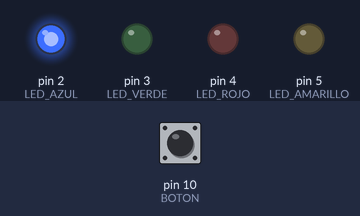
A sketch run on a simulated Arduino Uno, built with avr-gcc and run on an emulated ATmega328P. Parts: output pins drawn as LEDs (lit = HIGH). Inputs (shaded band) come from the test bench; at power-on: pin 10 (BOTON) HIGH.

Above: at 1.2 s.
1.3 s: pin 10 (BOTON) pulled LOW for 0.15 s
At 2.3 s:
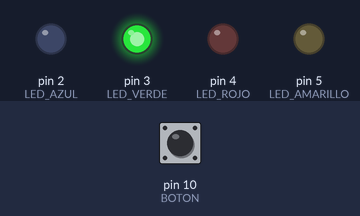
2.9 s: pin 10 (BOTON) pulled LOW for 1 s
At 3.5 s:
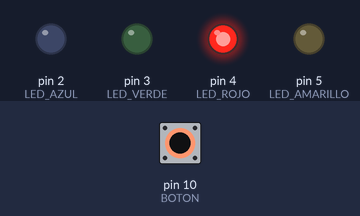
5.4 s: pin 10 (BOTON) pulled LOW for 0.15 s
At 6.6 s:
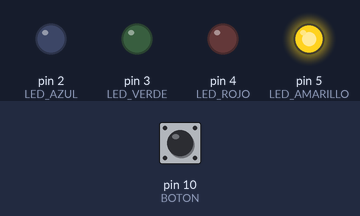
7.0 s: pin 10 (BOTON) pulled LOW for 3.2 s
At 7.8 s:
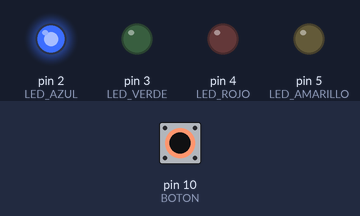
Timing chart, 0 to 10.0 s (numbered marks = the images above; inputs shaded):
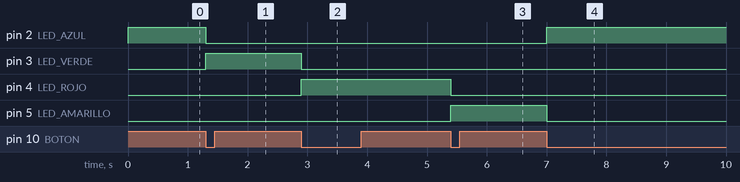

Measured:
- after the input at 1.3 s, pin 2 (LED_AZUL): HIGH → LOW at once; pin 3 (LED_VERDE): LOW → HIGH at once
- after the input at 2.9 s, pin 3 (LED_VERDE): HIGH → LOW at once; pin 4 (LED_ROJO): LOW → HIGH at once
- after the input at 5.4 s, pin 4 (LED_ROJO): HIGH → LOW at once; pin 5 (LED_AMARILLO): LOW → HIGH at once
- after the input at 7.0 s, pin 2 (LED_AZUL): LOW → HIGH at once; pin 5 (LED_AMARILLO): HIGH → LOW at once

The sketch:

2_Atanasoff_Gutierrez.ino
```cpp
  // Ejercicio evaluatorio 3er bimestre
/*
  Integrantes
    Nombre: Tomás
    Apellido: Atanasoff
    Curso: 3ro B

    Nombre: Facundo
    Apellido: Gutierrez
    Curso: 3ro E

Congisgnas
  Conexionado:
    En la protoboard, conectar 4 LEDs para que cada uno pueda ser controlado individualmente. Cada LED deberá tener su respectiva resistencia.
    Se debe conectar tambien, un pulsador que permita recibir información de un usuario.
    Indicar a continuación los pines a los cuales se conectó cada elemento y el valor de resistencias utilizado:
      Pines:
        Boton:10
        LED1: 2
        LED2: 3
        LED3: 4
        LED4: 5
      Valor:
        R_boton: 5.6k Ohms
        R_LEDs:330 Ohms
 */

// Definiendo Pines para los componentes
#define LED_AZUL 2
#define LED_VERDE 3
#define LED_ROJO 4
#define LED_AMARILLO 5
#define BOTON 10

bool botonPresionado; // Booleano para checkear si el boton está presionado
char contador = 0; // Contador para los leds

void setup() {

  // Seteando modo de los pines
  pinMode(LED_AZUL, OUTPUT);
  pinMode(LED_VERDE, OUTPUT);
  pinMode(LED_ROJO, OUTPUT);
  pinMode(LED_AMARILLO, OUTPUT);

  // Boton es un input
  pinMode(BOTON, INPUT);

  Serial.begin(9600); // Iniciando serial
}

void loop() {
  // Leyendo el estado del boton, negando porque está en pull-up
  if(!botonPresionado /*Se checkea si no estaba presionado para actualizar*/ && !digitalRead(BOTON)) {
    // Seteando estado del boton a verdadero
    botonPresionado = true;
    contador++; // Aumentado contador
  } else if(botonPresionado) botonPresionado = !digitalRead(BOTON); // Actualiizando estado de nuevo

  if(contador > 3) contador = 0; // Limitando valor de contador

  // Prendiendo y apagando leds
  if(contador == 0) {
    digitalWrite(LED_AZUL, HIGH);
    digitalWrite(LED_ROJO, LOW);
    digitalWrite(LED_VERDE, LOW);
    digitalWrite(LED_AMARILLO, LOW);
  } else if(contador == 1) {
    digitalWrite(LED_AZUL, LOW);
    digitalWrite(LED_ROJO, LOW);
    digitalWrite(LED_VERDE, HIGH);
    digitalWrite(LED_AMARILLO, LOW);
  } else if(contador == 2){
    digitalWrite(LED_AZUL, LOW);
    digitalWrite(LED_ROJO, HIGH);
    digitalWrite(LED_VERDE, LOW);
    digitalWrite(LED_AMARILLO, LOW);
  } else {
    digitalWrite(LED_AZUL, LOW);
    digitalWrite(LED_ROJO, LOW);
    digitalWrite(LED_VERDE, LOW);
    digitalWrite(LED_AMARILLO, HIGH);
  }

}
```
